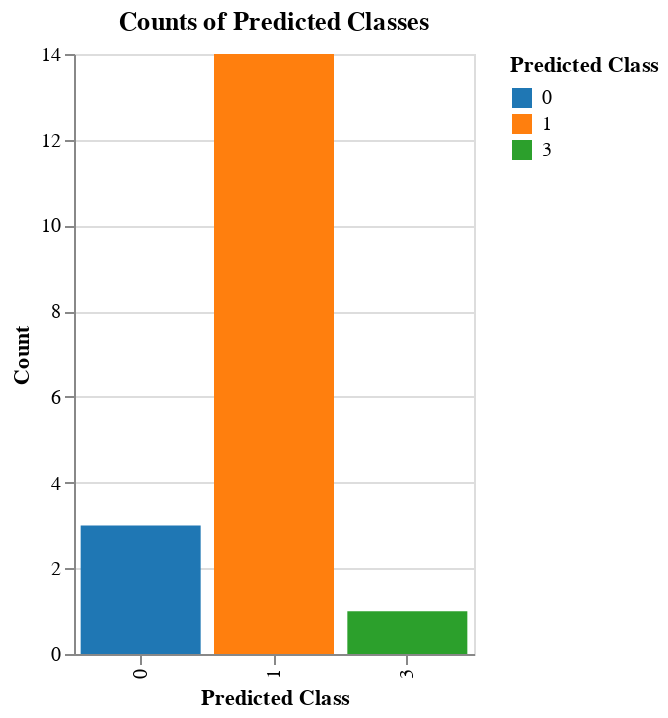

The notebook cell saved with this chart:
### Code cell
class_chart = alt.Chart(pred_df).mark_bar().encode(
    x = alt.X("Predicted Class:N", title="Predicted Class"),
    y = alt.Y("count():Q", title="Count"),
    color = alt.Color("Predicted Class:N", scale=alt.Scale(scheme="category10")),
    tooltip = ["Predicted Class", "count()"]
).properties(
    width = 200,
    height = 300,
    title = "Counts of Predicted Classes"
)
class_chart

### Figure 1 — Vega-Lite specification as saved in the notebook (floating-point values rounded to 4 significant figures)
{"config": {"view": {"continuousWidth": 400, "continuousHeight": 300}}, "data": {"name": "data-414387e152e8b2d6e24233185725243e"}, "mark": "bar", "encoding": {"color": {"type": "nominal", "field": "Predicted Class", "scale": {"scheme": "category10"}}, "tooltip": [{"type": "quantitative", "field": "Predicted Class"}, {"type": "quantitative", "aggregate": "count"}], "x": {"type": "nominal", "field": "Predicted Class", "title": "Predicted Class"}, "y": {"type": "quantitative", "aggregate": "count", "title": "Count"}}, "height": 300, "title": "Counts of Predicted Classes", "width": 200, "$schema": "https://vega.github.io/schema/vega-lite/v4.8.1.json", "datasets": {"data-414387e152e8b2d6e24233185725243e": [{"Image ID": "09220107_JPG.rf.1177492fb393be327df414b8180642db", "Predicted Class": 1, "Confidence": 0.6595, "bbox0": 0.0, "bbox1": 371.7, "bbox2": 219.1, "bbox3": 201.2}, {"Image ID": "09220113_JPG.rf.67904d0764563fd6d921e907e034ab23", "Predicted Class": 1, "Confidence": 0.3533, "bbox0": 500.0, "bbox1": 303.1, "bbox2": 124.2, "bbox3": 142.5}, {"Image ID": "09220114_JPG.rf.d3671bfbdda727793746fdfbd12b7371", "Predicted Class": 1, "Confidence": 0.5932, "bbox0": 487.8, "bbox1": 306.5, "bbox2": 144.4, "bbox3": 154.8}, {"Image ID": "09200088_JPG.rf.f087b7a8a23bf745b932d1da2e4b2a93", "Predicted Class": 0, "Confidence": 0.325, "bbox0": 72.26, "bbox1": 472.6, "bbox2": 467.6, "bbox3": 131.0}, {"Image ID": "09200088_JPG.rf.f087b7a8a23bf745b932d1da2e4b2a93", "Predicted Class": 1, "Confidence": 0.3192, "bbox0": 105.3, "bbox1": 456.4, "bbox2": 403.7, "bbox3": 155.3}, {"Image ID": "09260140_JPG.rf.92ae3de09b0a1e9f9353d7b07c814641", "Predicted Class": 1, "Confidence": 0.7157, "bbox0": 131.1, "bbox1": 352.7, "bbox2": 330.5, "bbox3": 192.4}, {"Image ID": "09260141_JPG.rf.a95ea71af019915331d8918030a7ec9a", "Predicted Class": 1, "Confidence": 0.8062, "bbox0": 37.3, "bbox1": 372.6, "bbox2": 306.7, "bbox3": 180.8}, {"Image ID": "09200086_JPG.rf.c61798dd679adb79a81d75e78b5386ff", "Predicted Class": 1, "Confidence": 0.3892, "bbox0": 0.0, "bbox1": 560.8, "bbox2": 54.18, "bbox3": 72.25}, {"Image ID": "09180079_JPG.rf.b655f8164e6875d1c2479aa844f757e8", "Predicted Class": 1, "Confidence": 0.5383, "bbox0": 536.2, "bbox1": 347.3, "bbox2": 99.02, "bbox3": 118.6}, {"Image ID": "09090019_JPG.rf.b8def9071a90f5525f050cb0e0d892f9", "Predicted Class": 1, "Confidence": 0.8176, "bbox0": 451.8, "bbox1": 313.4, "bbox2": 187.7, "bbox3": 145.4}, {"Image ID": "09110025_JPG.rf.9490847dd182c94e5cedb8fa5cf86500", "Predicted Class": 1, "Confidence": 0.8006, "bbox0": 247.0, "bbox1": 326.6, "bbox2": 208.4, "bbox3": 193.8}, {"Image ID": "09110027_JPG.rf.e5b2d6597a99d0013498af7ddeff15e4", "Predicted Class": 1, "Confidence": 0.7309, "bbox0": 442.0, "bbox1": 332.8, "bbox2": 170.4, "bbox3": 140.4}, {"Image ID": "09110028_JPG.rf.b89b5415b9eacf9342ecca992529923a", "Predicted Class": 1, "Confidence": 0.8003, "bbox0": 291.9, "bbox1": 365.1, "bbox2": 202.4, "bbox3": 128.4}, {"Image ID": "09150043_JPG.rf.7a7ddbaa7d99ae243f4e261e71ceaf69", "Predicted Class": 3, "Confidence": 0.2195, "bbox0": 489.0, "bbox1": 460.4, "bbox2": 148.6, "bbox3": 156.0}, {"Image ID": "09150043_JPG.rf.7a7ddbaa7d99ae243f4e261e71ceaf69", "Predicted Class": 0, "Confidence": 0.2159, "bbox0": 489.0, "bbox1": 460.4, "bbox2": 148.6, "bbox3": 156.0}, {"Image ID": "09150049_JPG.rf.f6700938d1c467deacb4458e30df8dfc", "Predicted Class": 1, "Confidence": 0.4079, "bbox0": 575.3, "bbox1": 433.7, "bbox2": 61.14, "bbox3": 82.59}, {"Image ID": "09170069_JPG.rf.65a50d0de469b160dc484ce3ec5ee3de", "Predicted Class": 1, "Confidence": 0.5249, "bbox0": 496.8, "bbox1": 247.8, "bbox2": 74.74, "bbox3": 76.2}, {"Image ID": "09180070_JPG.rf.da6b6b60b375f7e9a71fba931932cebd", "Predicted Class": 0, "Confidence": 0.3735, "bbox0": 183.8, "bbox1": 358.1, "bbox2": 449.1, "bbox3": 253.3}]}}
